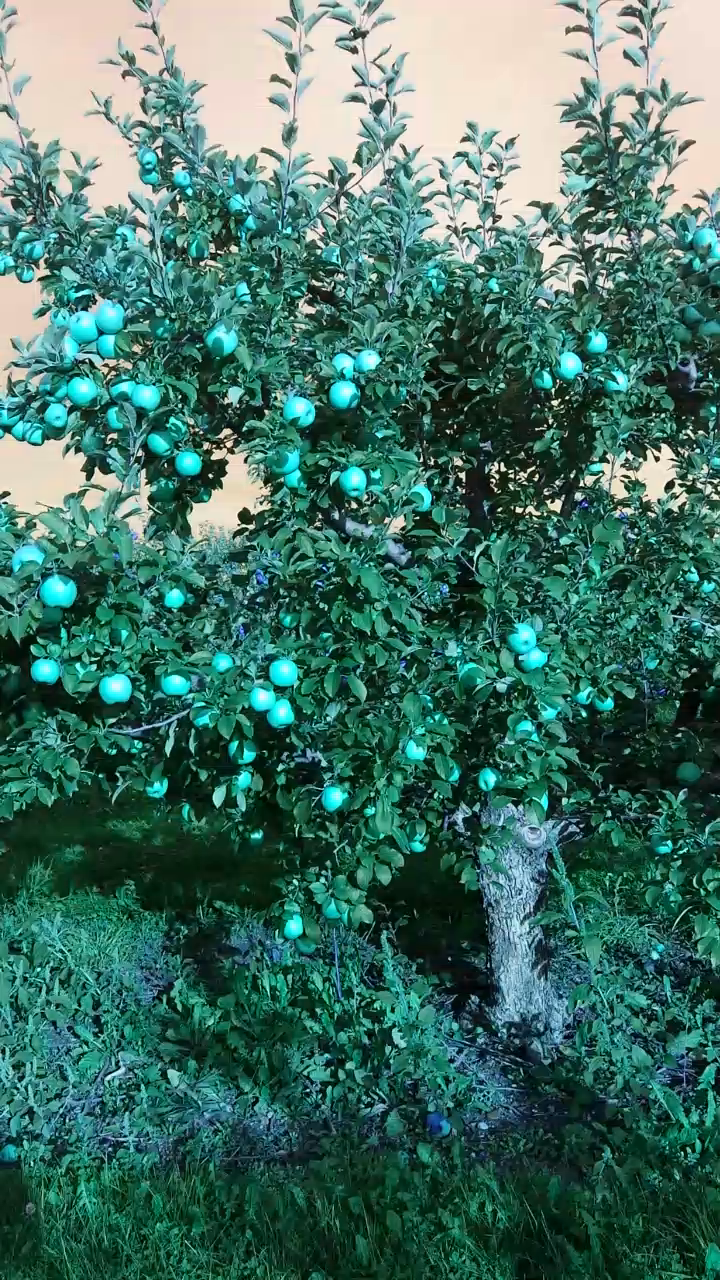
#> input picture dataset_manzanas/imagenes/img_000.png, 720 x 1280 px; its folder holds only this picture in this run
$ jupyter execute --allow-errors preprocesado.ipynb
#> lines starting #> are read from the running program, lines starting #| are printed output that depends on the picture; after the words box and inside, x2 and y2 are one past the last pixel; in counts of white or black regions, pixels touching at a corner belong together
# Preprocesado

1. Carga las imágenes y las máscaras del dataset.
2. Crea un split desarrollo/test.
3. Aplica escala, reducción de ruido y gamma.
4. Construye 11 canales: Lab, YCrCb, RGB, HSV, ExG y forma (DoG).
5. Calibra el DoG solo con desarrollo.
6. Guarda `dataset_preprocesado_grid/` con 66 subcarpetas (una por
   configuración), cada una con un `.npy` por imagen, `nombres.txt`,
   `split.npz` y `config.json`.

Las rutas, la semilla, los parámetros de calibración y el grid de
configuraciones están en las celdas **Constantes** y **Configuración del pipeline**.

## Imports

[cell 1]
import json
import os
import cv2 as cv
import matplotlib.pyplot as plt
import numpy as np

from aux import CANALES

## Constantes

Rutas, reproducibilidad, calibración del DoG, parámetros de las figuras
y frecuencia de guardado. Todo lo que se ajusta está en estas celdas.

[cell 2]
RUTA_IMGS = './dataset_manzanas/imagenes'
RUTA_MASCARAS = './dataset_manzanas/mascaras'
RUTA_SALIDA_GRID = './dataset_preprocesado_grid'

# Test externo: solo se usa al final, nunca para calibrar ni elegir parámetros
RUTA_TEST_IMGS = './manzanas_test_set/imagenes'
RUTA_TEST_MASCARAS = './manzanas_test_set/mascaras'
RUTA_SALIDA_TEST = './dataset_preprocesado_test'

EXT_IMAGEN = '.png'

SEMILLA = 42

NUM_HILOS = 4
DPI_FIGURAS = 110
BINS_HIST = 40
FIG_TAM_HIST = (7, 3.5)
FIG_TAM_CANALES = (16, 6)
FIG_TAM_MUESTRAS = (15, 4)

# Calibración del DoG
DOG_RATIO = 1.6
AREA_MIN = 50
AREA_MAX = 5000
ASPECTO_MIN = 0.3
PERCENTILES_RADIO = (10, 50, 90)
PERCENTIL_DOG = 99.0
PASO_DOG = 25

# Guardado del grid
CADA_N_IMAGENES = 10

cv.setNumThreads(NUM_HILOS)
plt.rcParams['figure.dpi'] = DPI_FIGURAS

## 1. Configuración del pipeline

Define `Ruido`, `ConfigPreprocesado`, el grid (`CONFIGS`) y la configuración
activa (`CFG`).

```python
CFG = ConfigPreprocesado(
    escala=0.5,
    ruido=Ruido('bilateral', d=5, sigma=25),
    gamma=1.5,
)
```

[cell 3]
class Ruido:
    """Reducción de ruido. Los valores de ``k`` deben ser impares."""

    def __init__(self, metodo='mediana', k=3, d=9, sigma=75.0):
        self.metodo = metodo
        self.k = k
        self.d = d
        self.sigma = sigma

    # [14 lines left out: functions id, como_dict, not called in this run]

class ConfigPreprocesado:
    """Configuración completa del pipeline."""

    def __init__(self, escala=1.0, ruido=None, gamma=1.0,
                 dog_ratio=DOG_RATIO):
        self.escala = escala
        self.ruido = ruido if ruido is not None else Ruido()
        self.gamma = gamma
        self.dog_ratio = dog_ratio

    def id(self):
        return f'e{self.escala:g}_{self.ruido.id()}_g{self.gamma:g}'

    # [8 lines left out: function como_dict, not called in this run]


# Grid de configuraciones
ESCALAS_GRID = (1.0, 0.5)
GAMMAS_GRID = (0.7, 1.0, 1.5)
RUIDOS_GRID = (
    Ruido('ninguno'),
    Ruido('gaussiano', k=3),
    Ruido('gaussiano', k=5),
    Ruido('gaussiano', k=7),
    Ruido('mediana', k=3),
    Ruido('mediana', k=5),
    Ruido('mediana', k=7),
    Ruido('bilateral', d=5, sigma=25),
    Ruido('bilateral', d=9, sigma=25),
    Ruido('bilateral', d=5, sigma=75),
    Ruido('bilateral', d=9, sigma=75),
)
CONFIGS = [
    ConfigPreprocesado(escala=escala, ruido=ruido, gamma=gamma)
    for escala in ESCALAS_GRID
    for ruido in RUIDOS_GRID
    for gamma in GAMMAS_GRID
]

CFG = ConfigPreprocesado()

## 2. Etapas de imagen

Escala, ruido y gamma. La escala usa `INTER_AREA` para color; las máscaras se
reescalan con `INTER_NEAREST` al cargarlas en los modelos.

[cell 4]
def redimensionar(img, escala, interpolacion=cv.INTER_AREA):
    if escala == 1.0:
        return img
    alto, ancho = img.shape[:2]
    nuevo = (max(1, int(round(ancho * escala))),
             max(1, int(round(alto * escala))))
    return cv.resize(img, nuevo, interpolation=interpolacion)

def _validar_impar(k):
    if k <= 0 or k % 2 == 0:
        raise ValueError(f'El tamaño de kernel debe ser impar y positivo, no {k}.')

def aplicar_ruido(img_rgb, ruido):
    metodo = ruido.metodo
    if metodo == 'ninguno':
        return img_rgb
    if metodo == 'gaussiano':
        _validar_impar(ruido.k)
        return cv.GaussianBlur(img_rgb, (ruido.k, ruido.k), 0)
    if metodo == 'mediana':
        _validar_impar(ruido.k)
        return cv.medianBlur(img_rgb, ruido.k)
    if metodo == 'bilateral':
        return cv.bilateralFilter(img_rgb, d=ruido.d,
                                  sigmaColor=ruido.sigma,
                                  sigmaSpace=ruido.sigma)
    raise ValueError(f'Método de ruido desconocido: {metodo}')

def aplicar_gamma(img_rgb, gamma):
    if gamma == 1.0:
        return img_rgb
    norm = img_rgb.astype(np.float32) / 255.0
    return np.clip(255.0 * norm ** gamma, 0, 255).astype(np.uint8)

def preparar_rgb(img_rgb, cfg):
    img = redimensionar(img_rgb, cfg.escala, cv.INTER_AREA)
    img = aplicar_ruido(img, cfg.ruido)
    return aplicar_gamma(img, cfg.gamma)

## 3. Canales de color

`h` se reescala de 0-179 a 0-255 para que todos los canales pesen de forma
parecida en modelos basados en distancias. `exg` se recorta a 0-255.

[cell 5]
# [22 lines left out: function canales_color, not called in this run]

## 4. Filtro de forma y pila final

El DoG se calcula a varias escalas y se toma el máximo. Multiplicar por
`sigma**2` hace comparables las respuestas. La normalización usa el percentil
99 de las respuestas positivas en desarrollo.

[cell 6]
# [23 lines left out: functions dog_multiescala, normalizar_dog, preprocesar, not called in this run]

## 5. Calibración del DoG con desarrollo

Para un disco de radio `r`, la respuesta DoG es máxima cuando
`sigma ≈ r / sqrt(2)`. Se estima el radio equivalente de cada manzana
(`sqrt(area/pi)`) y se usan los percentiles 10, 50 y 90.

[cell 7]
def radios_manzanas(mascaras, indices, area_min=AREA_MIN,
                    area_max=AREA_MAX, aspecto_min=ASPECTO_MIN):
    radios = []
    for i in indices:
        m = np.where(mascaras[i] > 0, 1, 0).astype(np.uint8)
        n, _, stats, _ = cv.connectedComponentsWithStats(m, connectivity=8)
        for j in range(1, n):
            area = stats[j, cv.CC_STAT_AREA]
            ancho = stats[j, cv.CC_STAT_WIDTH]
            alto = stats[j, cv.CC_STAT_HEIGHT]
            aspecto = min(ancho, alto) / max(ancho, alto)
            if area_min <= area <= area_max and aspecto >= aspecto_min:
                radios.append(np.sqrt(area / np.pi))
    if not radios:
        raise ValueError('No hay manzanas válidas para calibrar el DoG.')
    return np.asarray(radios, dtype=np.float64)

# [17 lines left out: functions estimar_sigmas, referencia_dog, not called in this run]

def calibrar(imagenes, mascaras, idx_train, cfg):
    radios = radios_manzanas(mascaras, idx_train)
    sigmas = estimar_sigmas(radios, cfg.escala)
    dog_ref = referencia_dog(imagenes, idx_train, cfg, sigmas)
    return radios, sigmas, dog_ref

## 6. Carga de imágenes y split

Se crea un split para que los resultados sean comparables.

[cell 8]
nombres = sorted(
    os.path.splitext(f)[0] for f in os.listdir(RUTA_IMGS)
    if f.lower().endswith(EXT_IMAGEN))

imagenes = []
mascaras = []
for nombre in nombres:
    img = cv.imread(os.path.join(RUTA_IMGS, nombre + EXT_IMAGEN),
                    cv.IMREAD_COLOR_RGB)
#> img is the input picture: shape (1280, 720, 3); mean B, G, R 101.6, 113.7, 67.1
    mask = cv.imread(os.path.join(RUTA_MASCARAS, nombre + EXT_IMAGEN),
                     cv.IMREAD_GRAYSCALE)
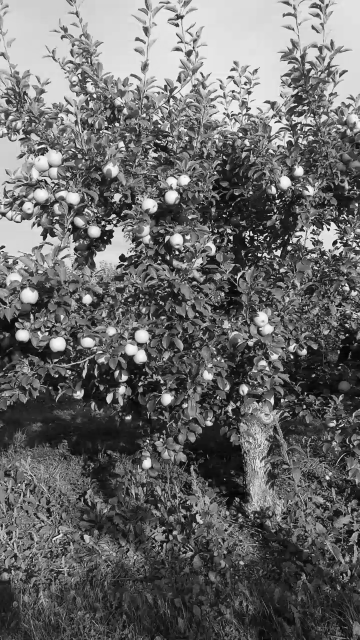
#> mask: shape (1280, 720) (shown at 1/2 size); min 0, max 255, mean 104.3
    if img is None or mask is None:
        raise FileNotFoundError(nombre)
    imagenes.append(img)
    mascaras.append(np.where(mask > 0, 255, 0).astype(np.uint8))

# Todo el dataset original es desarrollo, el k-fold se hace sobre estas imágenes
idx_train = np.arange(len(nombres))
idx_test = np.array([], dtype=int)

alto, ancho = imagenes[0].shape[:2]
print(f'{len(nombres)} imágenes de {ancho}x{alto}')
#| 1 imágenes de 720x1280
print(f'desarrollo: {len(idx_train)} | test interno: {len(idx_test)}')
print(f'píxeles de manzana: {100 * np.mean([m.mean() / 255 for m in mascaras]):.2f} %')
#| píxeles de manzana: 99.98 %

[cell 9]
nombres_test = sorted(
    os.path.splitext(f)[0] for f in os.listdir(RUTA_TEST_IMGS)
    if f.lower().endswith(EXT_IMAGEN))

imagenes_test = []
mascaras_test = []
for nombre in nombres_test:
    img = cv.imread(os.path.join(RUTA_TEST_IMGS, nombre + EXT_IMAGEN),
                    cv.IMREAD_COLOR_RGB)
    mask = cv.imread(os.path.join(RUTA_TEST_MASCARAS, nombre + EXT_IMAGEN),
                     cv.IMREAD_GRAYSCALE)
    if img is None or mask is None:
        raise FileNotFoundError(nombre)
    imagenes_test.append(img)
    mascaras_test.append(np.where(mask > 0, 255, 0).astype(np.uint8))

idx_test_externo = np.arange(len(nombres_test))
alto, ancho = imagenes_test[0].shape[:2]
print(f'test externo: {len(nombres_test)} imágenes de {ancho}x{alto}')
#| test externo: 1 imágenes de 720x1280
print(f'píxeles de manzana (test): '
      f'{100 * np.mean([m.mean() / 255 for m in mascaras_test]):.2f} %')
#| píxeles de manzana (test): 99.98 %

#> (a cell that did not finish here is left out)

#> the loop in radios_manzanas, `for i in indices:` made 1 pass
#> (n, stats) on pass 1: (2, [[10, 224, 710, 1045, 194], [0, 0, 720, 1280, 921406]])
#> pass 1, in radios_manzanas, `m = np.where(mascaras[i] > 0, 1, 0).astype(np.uint8)`:
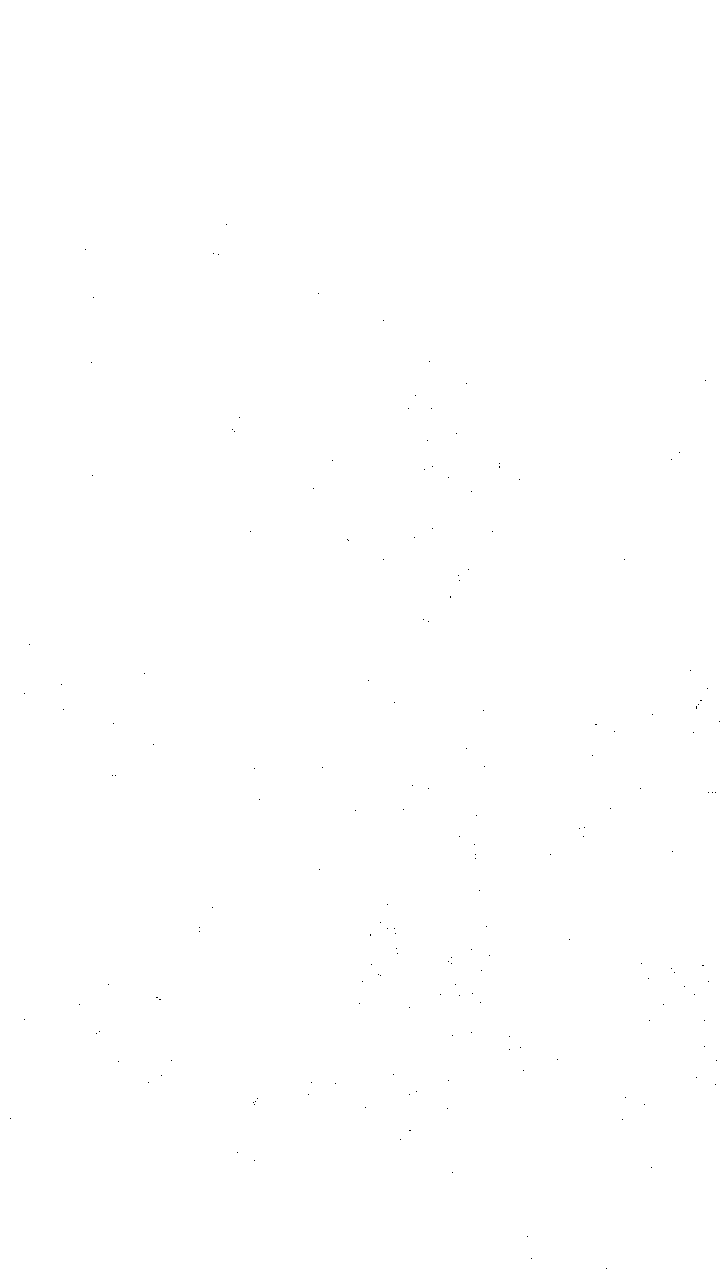
#> m: shape (1280, 720); values 0 (black) and 1 (white), 100% white; black in thin lines or dots, all inside (x1, y1, x2, y2) = (10, 224, 720, 1269)
#> after the loop in radios_manzanas, `for i in indices:`: radios = []

$ run again, on dataset_manzanas/imagenes/img_004.png
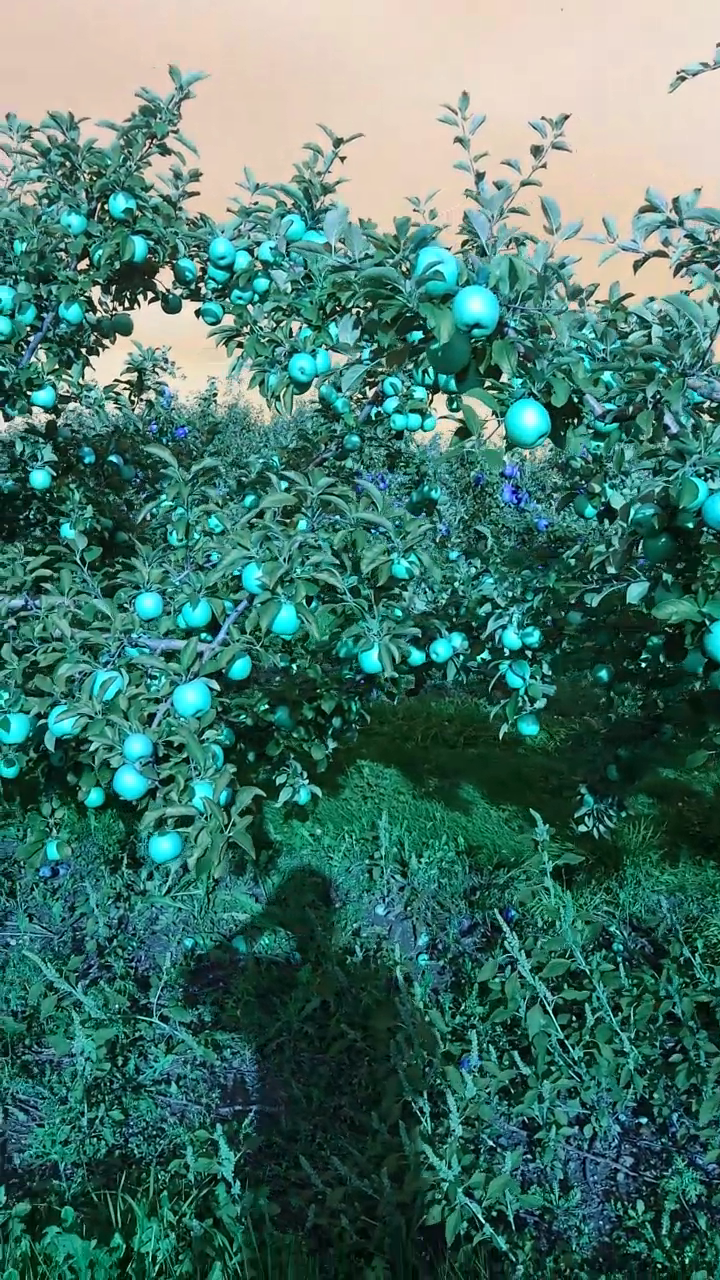
#> input picture dataset_manzanas/imagenes/img_004.png, 720 x 1280 px
#> img is the input picture: shape (1280, 720, 3); mean B, G, R 106.8, 117.6, 71.1
#> `mask = cv.imread(os.path.join(RUTA_MASCARAS, nombre + EXT_IMAGEN), cv...`:
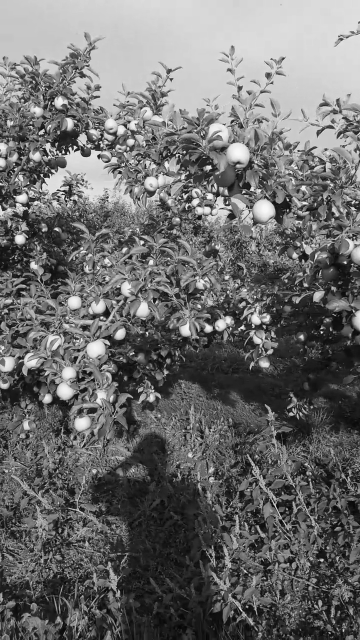
#> mask: shape (1280, 720) (shown at 1/2 size); min 0, max 254, mean 108.6
#| 1 imágenes de 720x1280
#| píxeles de manzana: 99.99 %
#| test externo: 1 imágenes de 720x1280
#| píxeles de manzana (test): 99.99 %
#> the loop in radios_manzanas, `for i in indices:` made 1 pass
#> (n, stats) on pass 1: (2, [[7, 265, 713, 1012, 69], [0, 0, 720, 1280, 921531]])
#> after the loop in radios_manzanas, `for i in indices:`: radios = []

$ run again, on dataset_manzanas/imagenes/img_005.png
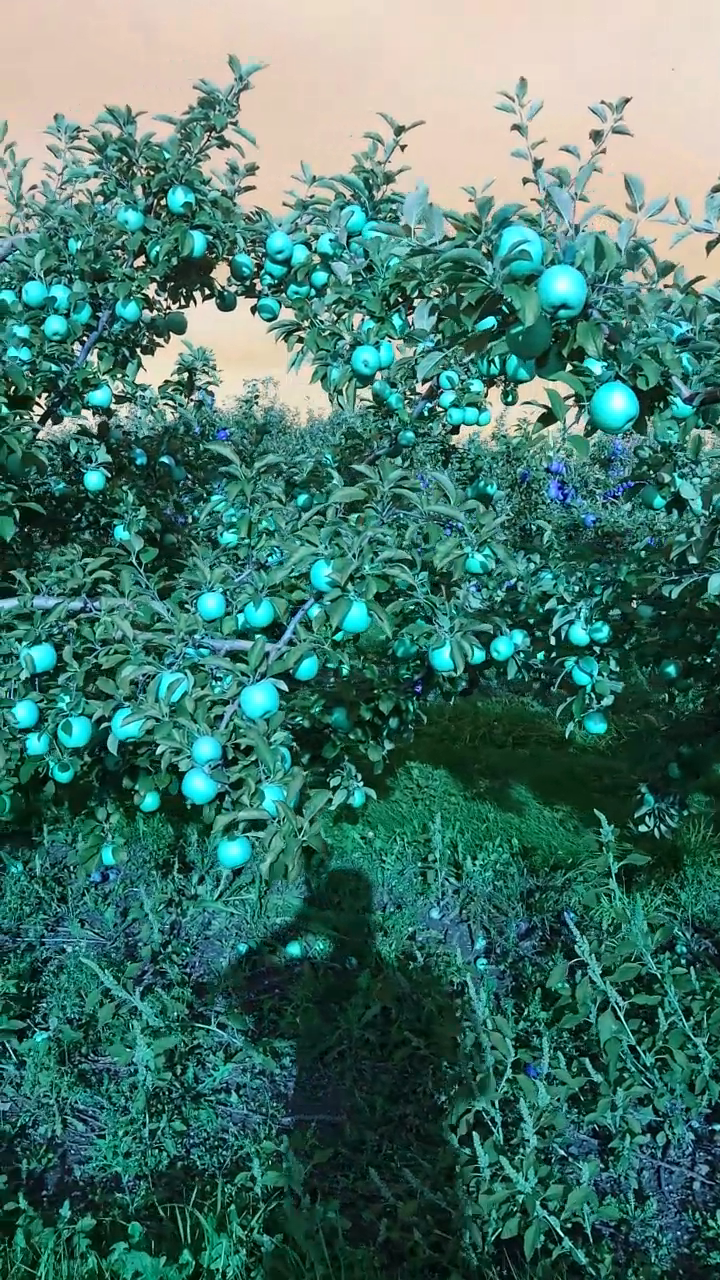
#> input picture dataset_manzanas/imagenes/img_005.png, 720 x 1280 px
#> img is the input picture: shape (1280, 720, 3); mean B, G, R 107.3, 117.7, 69.7
#> `mask = cv.imread(os.path.join(RUTA_MASCARAS, nombre + EXT_IMAGEN), cv...`:
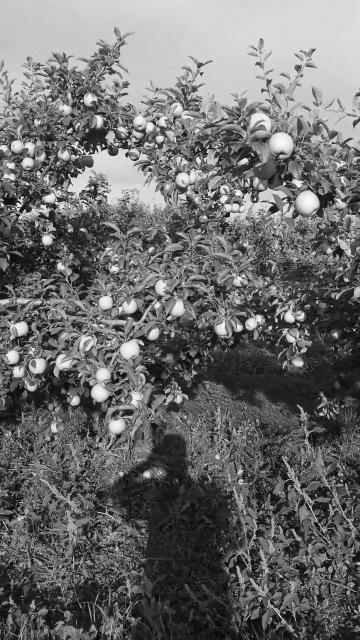
#> mask: shape (1280, 720) (shown at 1/2 size); min 0, max 254, mean 108.7
#| 1 imágenes de 720x1280
#| píxeles de manzana: 99.99 %
#| test externo: 1 imágenes de 720x1280
#| píxeles de manzana (test): 99.99 %
#> the loop in radios_manzanas, `for i in indices:` made 1 pass
#> (n, stats) on pass 1: (2, [[3, 213, 714, 1066, 102], [0, 0, 720, 1280, 921498]])
#> after the loop in radios_manzanas, `for i in indices:`: radios = []
